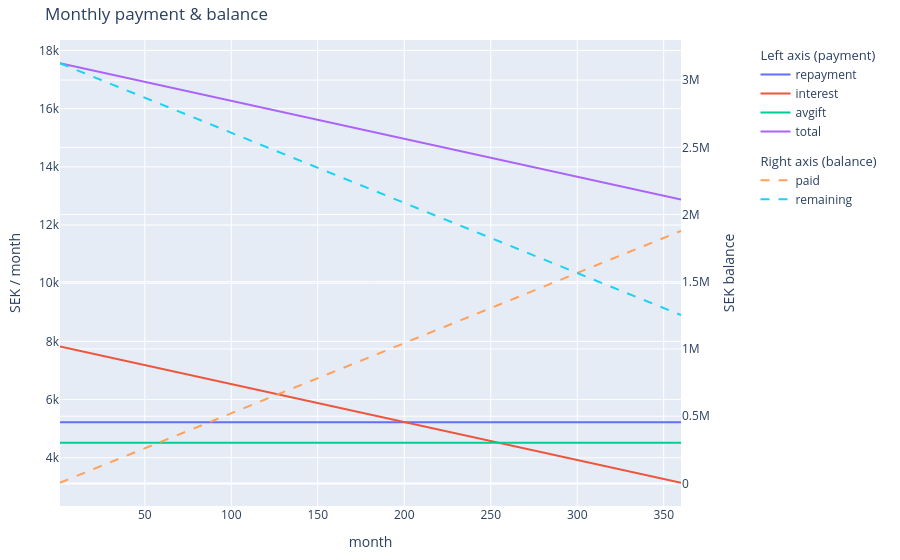

Write notebook code for a chart like this one.
### Code cell
AVGIFT = 3958+6700/12 # per month
MORTGAGE = 3.5e6-3.7e5
REPAYMENT_RATE = 0.02 # per year
INTEREST_RATE = 0.03 # per year
MONTHS = 12*30

paid, remain, monthly_repayment, monthly_interest, monthly_avgift, monthly_total = f_monthly(
    mortgage_total=MORTGAGE, 
    annual_repayment_rate=REPAYMENT_RATE,
    annual_interest_rate=INTEREST_RATE, 
    months=MONTHS, 
    monthly_avgift=AVGIFT, 
    plot=True
    )

### Figure 1 — Plotly figure (JSON) as saved in the notebook; plotly's stock layout.template omitted (floating-point values rounded to 4 significant figures; data arrays with more than 128 entries replaced by an {"elided": "..."} marker saying what was removed)
{"data": [{"hovertemplate": "%{y:,.2~f}<extra></extra>", "legendgroup": "payment", "legendgrouptitle": {"text": "Left axis (payment)"}, "name": "repayment", "type": "scatter", "x": {"elided": "360 int values"}, "y": {"elided": "360 float values"}}, {"hovertemplate": "%{y:,.2~f}<extra></extra>", "legendgroup": "payment", "name": "interest", "type": "scatter", "x": {"elided": "360 int values"}, "y": {"elided": "360 float values"}}, {"hovertemplate": "%{y:,.2~f}<extra></extra>", "legendgroup": "payment", "name": "avgift", "type": "scatter", "x": {"elided": "360 int values"}, "y": {"elided": "360 float values"}}, {"hovertemplate": "%{y:,.2~f}<extra></extra>", "legendgroup": "payment", "name": "total", "type": "scatter", "x": {"elided": "360 int values"}, "y": {"elided": "360 float values"}}, {"hovertemplate": "%{y:,.2~f}<extra></extra>", "legendgroup": "balance", "legendgrouptitle": {"text": "Right axis (balance)"}, "line": {"dash": "dash"}, "name": "paid", "type": "scatter", "x": {"elided": "360 int values"}, "y": {"elided": "360 float values"}, "yaxis": "y2"}, {"hovertemplate": "%{y:,.2~f}<extra></extra>", "legendgroup": "balance", "line": {"dash": "dash"}, "name": "remaining", "type": "scatter", "x": {"elided": "360 int values"}, "y": {"elided": "360 float values"}, "yaxis": "y2"}], "layout": {"hovermode": "x unified", "legend": {"groupclick": "toggleitem", "x": 1.12, "xanchor": "left", "y": 1}, "margin": {"b": 50, "l": 60, "r": 160, "t": 40}, "title": {"text": "Monthly payment & balance"}, "xaxis": {"title": {"text": "month"}}, "yaxis": {"title": {"text": "SEK / month"}}, "yaxis2": {"overlaying": "y", "side": "right", "title": {"text": "SEK balance"}}}}
